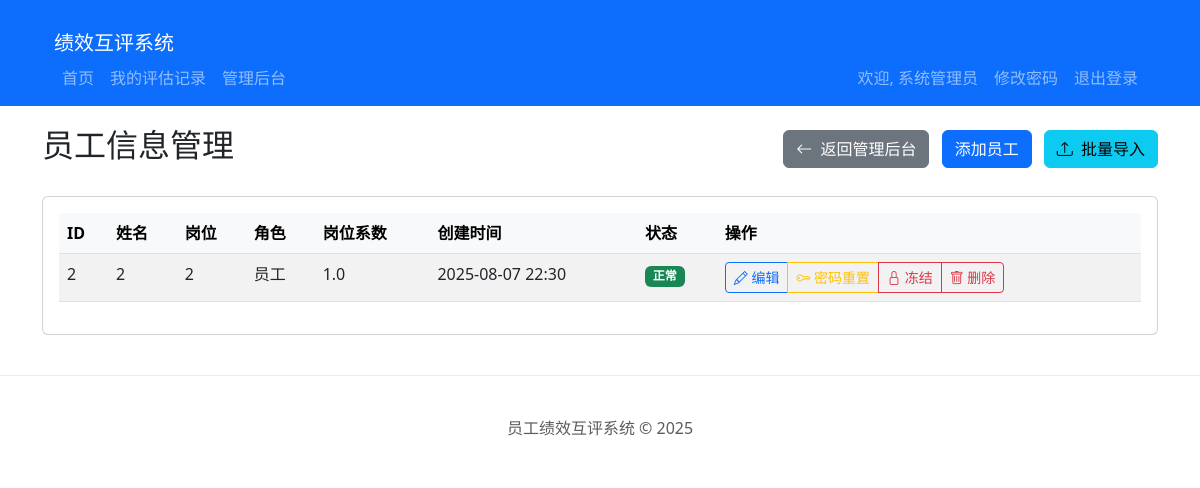
The app's page /admin/employees (signed in) with its own data.
### models.py (models this page shows, shortened)
class Employee(UserMixin, db.Model):
    __tablename__ = 'employees'
    id = db.Column(db.Integer, primary_key=True)
    employee_id = db.Column(db.String(20), unique=True, nullable=False)
    name = db.Column(db.String(100), nullable=False)
    position = db.Column(db.String(100), nullable=False)
    password_hash = db.Column(db.String(256), nullable=False)
    is_admin = db.Column(db.Boolean, default=False)
    is_frozen = db.Column(db.Boolean, default=False)
    role = db.Column(db.String(20), default='员工', nullable=False)
    position_coefficient = db.Column(db.Float, default=1.0, nullable=False)
    created_at = db.Column(db.DateTime, default=datetime.utcnow)
    updated_at = db.Column(db.DateTime, default=datetime.utcnow, onupdate=datetime.utcnow)

### app.py (the view)
@app.route('/admin/employees')
@login_required
@readonly_admin_required
def admin_employee_list():
    from models import Employee
    from forms import EmployeeForm
    employees = Employee.query.filter(Employee.employee_id != '10000').all()
    from forms import EmployeeForm
    return render_template('admin/employee_list.html', employees=employees, form=EmployeeForm())

### app.py (called while the page is built)
def readonly_admin_required(f):
    @wraps(f)
    def decorated_function(*args, **kwargs):
        if not current_user.is_authenticated:
            return redirect(url_for('login', next=request.url))
        if not (current_user.is_admin or current_user.role != '员工'):
            abort(403)
        if current_user.role != '员工' and request.method != 'GET':
            flash('您只能以只读模式访问管理后台', 'danger')
            return redirect(url_for('admin_dashboard'))
        return f(*args, **kwargs)
    return decorated_function

@app.template_filter('shanghai_time')
def shanghai_time_filter(dt, format='%Y-%m-%d %H:%M:%S'):
    if dt is None:
        return ""
    utc_dt = pytz.utc.localize(dt)
    shanghai_tz = pytz.timezone('Asia/Shanghai')
    return utc_dt.astimezone(shanghai_tz).strftime(format)

@login_manager.user_loader
def load_user(user_id):
    return Employee.query.get(int(user_id))

### templates/admin/employee_list.html (shortened to what this page needs)
{% extends 'base.html' %}
{% block content %}
<div class="row">
    <div class="col-md-12">
        <div class="d-flex justify-content-between align-items-center mb-4">
    <h2>员工信息管理</h2>
    <div>
        <a href="{{ url_for('admin_dashboard') }}" class="btn btn-secondary me-2">
            <i class="bi bi-arrow-left me-1"></i> 返回管理后台
        </a>
        <a href="{{ url_for('admin_employee_add') }}" class="btn btn-primary me-2">添加员工</a>
<button type="button" class="btn btn-info" data-bs-toggle="modal" data-bs-target="#importModal">
    <i class="bi bi-upload me-1"></i> 批量导入
</button>
    </div>
</div>
        <div class="card">
            <div class="card-body">
                {% if employees %}
                <div class="table-responsive">
                    <table class="table table-striped table-hover">
                        <thead class="table-light">
                            <tr>
                                <th>ID</th>
                                <th>姓名</th>
                                <th>岗位</th>
                                <th>角色</th>
                                <th>岗位系数</th>
                                <th>创建时间</th>
                                <th>状态</th>
                                <th>操作</th>
                            </tr>
                        </thead>
                        <tbody>
                            {% for employee in employees %}
                            <tr>
                                <td>{{ employee.employee_id }}</td>
                                <td>{{ employee.name }}</td>
                                <td>{{ employee.position }}</td>
                                <td>{{ employee.role }}</td>
                                <td>{{ employee.position_coefficient }}</td>
                                <td>{{ employee.created_at|shanghai_time('%Y-%m-%d %H:%M') }}</td>
                                <td>
                                    {% if employee.is_frozen %}
                                        <span class="badge bg-danger">已冻结</span>
                                    {% else %}
                                        <span class="badge bg-success">正常</span>
                                    {% endif %}
                                </td>
                                <td>
                                    <div class="btn-group" role="group">
                                        <a href="{{ url_for('admin_employee_edit', employee_id=employee.employee_id) }}" class="btn btn-sm btn-outline-primary">
                                            <i class="bi bi-pencil"></i> 编辑
                                        </a>
                                        <a href="{{ url_for('admin_employee_reset_password', employee_id=employee.employee_id) }}" class="btn btn-sm btn-outline-warning">
                                            <i class="bi bi-key"></i> 密码重置
                                        </a>
                                        <a href="{{ url_for('admin_employee_toggle_frozen', employee_id=employee.employee_id) }}" class="btn btn-sm {% if employee.is_frozen %}btn-outline-success{% else %}btn-outline-danger{% endif %}">
                                            {% if employee.is_frozen %}
                                                <i class="bi bi-unlock"></i> 解冻
                                            {% else %}
                                                <i class="bi bi-lock"></i> 冻结
                                            {% endif %}
                                        </a>
                                        <button type="button" class="btn btn-sm btn-outline-danger" data-bs-toggle="modal" data-bs-target="#deleteModal{{ employee.id }}">
                                            <i class="bi bi-trash"></i> 删除
                                        </button>
                                    </div>
                                </td>
                            </tr>
                            {% endfor %}
                        </tbody>
                    </table>
                </div>
                {% else %}
                <div class="alert alert-info">
                    <i class="bi bi-info-circle me-2"></i>暂无员工信息，请点击上方"添加员工"按钮添加。
                </div>
                {% endif %}
            </div>
        </div>
    </div>
</div>
{% endblock %}
{% block extra_css %}
<link rel="stylesheet" href="https://cdn.jsdelivr.net/npm/bootstrap-icons@1.10.5/font/bootstrap-icons.css">
{% endblock %}

### templates/base.html (shortened to what this page needs)
<!DOCTYPE html>
<html lang="zh-CN">
<head>
    <link href="{{ url_for('static', filename='css/bootstrap.min.css') }}" rel="stylesheet">
    {% block extra_css %}{% endblock %}
</head>
<body>
    <nav class="navbar navbar-expand-lg navbar-dark bg-primary">
    <div class="container">
    <div class="container-fluid">
        <a class="navbar-brand" href="{{ url_for('index') }}">绩效互评系统</a>
        <div class="collapse navbar-collapse" id="navbarNav">
        {% if current_user.is_authenticated %}
        <ul class="navbar-nav me-auto">
            <li class="nav-item">
                <a class="nav-link" href="{{ url_for('index') }}">首页</a>
            </li>
            <li class="nav-item">
                <a class="nav-link" href="{{ url_for('my_evaluations') }}">我的评估记录</a>
            </li>
            {% if current_user.employee_id == '10000' %}
            <li class="nav-item">
                <a class="nav-link" href="{{ url_for('admin_dashboard') }}">管理后台</a>
            </li>
            {% endif %}
        </ul>
        <ul class="navbar-nav">
            <li class="nav-item">
                <span class="nav-link">欢迎, {{ current_user.name }}</span>
            </li>
            <li class="nav-item">
                  <a href="{{ url_for('change_password') }}" class="nav-link">修改密码</a>
              </li>
              <li class="nav-item">
                  <a href="{{ url_for('logout') }}" class="nav-link">退出登录</a>
              </li>
        </ul>
        {% else %}
        <ul class="navbar-nav ms-auto">
            <li class="nav-item">
                <a class="nav-link" href="{{ url_for('login') }}">登录</a>
            </li>
        </ul>
        {% endif %}
        </div>
    </nav>
    <div class="container">
        {% block content %}{% endblock %}
    </div>
    <footer class="footer">
        <div class="container">
            <span class="text-muted">员工绩效互评系统 &copy; 2025</span>
        </div>
    </footer>
</body>
</html>

### templates/base.html (style rules this page uses)
.container { margin-top: 20px; }
.footer { margin-top: 40px; padding: 20px; text-align: center; border-top: 1px solid #e9ecef; }

### records on screen
Employee: name "系统管理员"
Employee: employee_id "2", name "2", position "2", role "员工", position_coefficient "1.0", created_at|shanghai_time "2025-08-07 22:30", is_frozen "正常"
